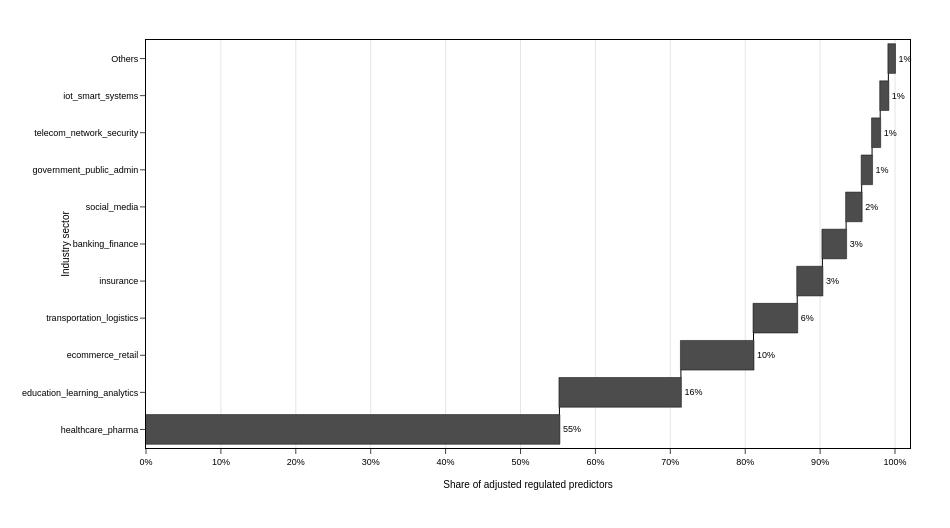

Notebook source saved alongside this figure:
### Markdown cell above
### Figure 3
Industry share of adjusted regulated predictors. Top ten industry sectors are shown; remaining sectors are grouped as Others. Shares are computed from purity-adjusted counts.

### Code cell
use_cfg("fig3")
# ==============================
# Data checks and prep
# ==============================
req = {"confidence", "domain"}
missing = req - set(merged_df.columns)
assert not missing, f"Missing required columns: {sorted(missing)}"

f3 = merged_df.loc[merged_df["confidence"] == "High"].copy()

domain_counts = (
    f3["domain"]
      .value_counts()
      .rename_axis("domain")
      .reset_index(name="count")
)

adj = domain_counts.assign(
    adj_rate  = GLOBAL_RATE,
    adj_count = lambda d: (d["count"] * d["adj_rate"]).round().astype(int)
)

# Top 10 domains + "Others" bucket
top = adj.sort_values("adj_count", ascending=False).head(10).copy()
overall = int(adj["adj_count"].sum())
others  = overall - int(top["adj_count"].sum())
if others > 0:
    top = pd.concat(
        [top, pd.DataFrame([{"domain": "Others", "adj_rate": GLOBAL_RATE, "adj_count": int(others)}])],
        ignore_index=True
    )

# Shares
top["share"] = top["adj_count"] / overall
top = top.sort_values("share", ascending=False).reset_index(drop=True)

num_cats  = top.shape[0]
height_px = max(500, min(BASE_HEIGHT_PX + num_cats * ROW_PX, 1000))

print(f"Waterfall categories: {num_cats}")
print(f"Figure size: {BASE_WIDTH_PX}×{height_px} px")

# ==============================
# Figure — horizontal cumulative waterfall of shares
# ==============================
fig3 = go.Figure(go.Waterfall(
    orientation="h",
    y=top["domain"],
    x=top["share"],
    measure=["relative"] * len(top),
    connector=dict(line=dict(color="black", width=1)),
    increasing=dict(marker=dict(color=BAR_COLOR, line=dict(color="black", width=0.5))),
    text=[f"{p:.0%}" for p in top["share"]],
    textposition="outside",
    textfont=dict(size=9, color="black"),
    hovertemplate="%{y}: %{x:.1%}<extra></extra>",
    cliponaxis=False,
))

# Layout to match Fig 5/4
fig3.update_layout(
    width=BASE_WIDTH_PX,
    height=height_px,
    font=dict(family="Arial, sans-serif", size=10, color="black"),
    paper_bgcolor="white",
    plot_bgcolor="white",
    showlegend=False,
    margin=dict(l=140, r=40, t=40, b=80),
    template=None,
)

# Axes
fig3.update_xaxes(
    title=dict(text="Share of adjusted regulated predictors", font=dict(size=10, color="black")),
    range=[0, 1.02],
    tickformat=".0%",
    dtick=0.1,
    showgrid=True, gridcolor="#e5e5e5",
    zeroline=False,
    showline=True, linecolor="black", linewidth=1, mirror=True,
    ticks="outside",
    tickfont=dict(size=9, color="black"),
    automargin=True
)
fig3.update_yaxes(
    title=dict(text="Industry sector", font=dict(size=10, color="black")),
    showgrid=False,
    showline=True, linecolor="black", linewidth=1, mirror=True,
    ticks="outside",
    tickfont=dict(size=9, color="black"),
    automargin=True
)

# High-quality export config
config = {
    "toImageButtonOptions": {
        "format": "png",
        "filename": "fig3",
        "height": height_px,
        "width": BASE_WIDTH_PX,
        "scale": EXPORT_SCALE,
    },
    "displayModeBar": True,
    "displaylogo": False,
    "modeBarButtonsToRemove": ["pan2d", "lasso2d", "select2d", "zoom2d"],
}

fig3.show(config=config)

print("="*70)
print("Figure 3 Configuration:")
print(f"  Dimensions: {BASE_WIDTH_PX}×{height_px} px")
print(f"  Export size: {BASE_WIDTH_PX*EXPORT_SCALE}×{height_px*EXPORT_SCALE} px (300 DPI)")
print("  Top 10 domains shown; remainder grouped as 'Others' if present.")
print("="*70)

try:
    fig3.write_image("fig3.png", format="png",
                     width=BASE_WIDTH_PX, height=height_px, scale=EXPORT_SCALE)
    print("✓ Auto-exported fig3.png")
except Exception:
    print("ℹ Use the camera button to download at 300 DPI")

### Figure 1 — Plotly figure (JSON) as saved in the notebook; plotly's stock layout.template omitted (floating-point values rounded to 4 significant figures)
{"data": [{"cliponaxis": false, "connector": {"line": {"color": "black", "width": 1}}, "hovertemplate": "%{y}: %{x:.1%}<extra></extra>", "increasing": {"marker": {"color": "#4C4C4C", "line": {"color": "black", "width": 0.5}}}, "measure": ["relative", "relative", "relative", "relative", "relative", "relative", "relative", "relative", "relative", "relative", "relative"], "orientation": "h", "text": ["55%", "16%", "10%", "6%", "3%", "3%", "2%", "1%", "1%", "1%", "1%"], "textfont": {"color": "black", "size": 9}, "textposition": "outside", "type": "waterfall", "x": [0.5519, 0.1622, 0.09693, 0.05836, 0.03363, 0.03165, 0.02077, 0.01385, 0.01088, 0.01088, 0.008902], "y": ["healthcare_pharma", "education_learning_analytics", "ecommerce_retail", "transportation_logistics", "insurance", "banking_finance", "social_media", "government_public_admin", "telecom_network_security", "iot_smart_systems", "Others"]}], "layout": {"font": {"color": "black", "family": "Arial, sans-serif", "size": 10}, "height": 528, "margin": {"b": 80, "l": 140, "r": 40, "t": 40}, "paper_bgcolor": "white", "plot_bgcolor": "white", "showlegend": false, "width": 950, "xaxis": {"automargin": true, "dtick": 0.1, "gridcolor": "#e5e5e5", "linecolor": "black", "linewidth": 1, "mirror": true, "range": [0, 1.02], "showgrid": true, "showline": true, "tickfont": {"color": "black", "size": 9}, "tickformat": ".0%", "ticks": "outside", "title": {"font": {"color": "black", "size": 10}, "text": "Share of adjusted regulated predictors"}, "zeroline": false}, "yaxis": {"automargin": true, "linecolor": "black", "linewidth": 1, "mirror": true, "showgrid": false, "showline": true, "tickfont": {"color": "black", "size": 9}, "ticks": "outside", "title": {"font": {"color": "black", "size": 10}, "text": "Industry sector"}}}}
